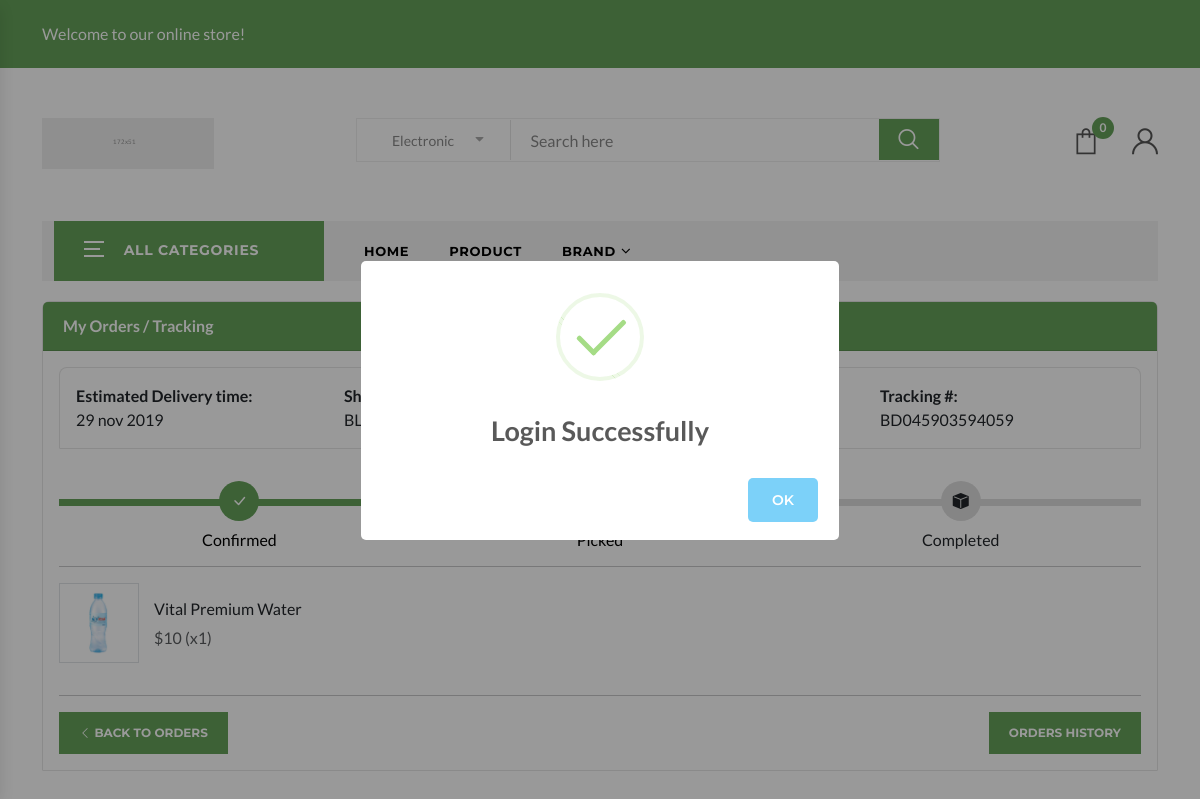
The app's page /order-tracking.php (signed in) with its own data.
### tables this page shows
CREATE TABLE `orders` (
  `id` bigint(20) UNSIGNED NOT NULL,
  `order_number` int(255) NOT NULL,
  `user_id` bigint(20) UNSIGNED NOT NULL,
  `phone` varchar(12) NOT NULL,
  `address` varchar(255) NOT NULL,
  `total_price` varchar(20) NOT NULL,
  `status` int(20) DEFAULT 10,
  `created_at` timestamp NOT NULL DEFAULT current_timestamp(),
  `update_at` timestamp NOT NULL DEFAULT current_timestamp() ON UPDATE current_timestamp()
);

CREATE TABLE `order_items` (
  `id` bigint(20) UNSIGNED NOT NULL,
  `order_id` bigint(20) UNSIGNED NOT NULL,
  `product_id` bigint(20) UNSIGNED NOT NULL,
  `product_qty` int(10) DEFAULT NULL,
  `price` varchar(20) DEFAULT NULL,
  `date` timestamp NOT NULL DEFAULT current_timestamp()
);

CREATE TABLE `products` (
  `id` bigint(20) UNSIGNED NOT NULL,
  `product_Name` varchar(255) NOT NULL,
  `product_Img` varchar(255) DEFAULT NULL,
  `productDetail` varchar(255) DEFAULT NULL,
  `category_ID` bigint(20) UNSIGNED NOT NULL,
  `brand_id` bigint(20) UNSIGNED DEFAULT NULL,
  `product_Price` varchar(20) NOT NULL,
  `product_Stock` int(20) NOT NULL,
  `date` timestamp NOT NULL DEFAULT current_timestamp() ON UPDATE current_timestamp()
);

### frontend/function/function.php (called while the page is built, shortened)
<?php
    include './config/dbconn.php';
    function getOrder(){
        global $conn;
        $cusID = $_SESSION['auth']['cus_id'];
        $queryGet = "SELECT *
        FROM orders WHERE user_id = '$cusID' AND status IN (10, 15, 20)";
        return mysqli_query($conn, $queryGet);
    }
    function getOrderItem($orderId){
        global $conn;
        $queryGet = "SELECT products.*, order_items.*, orders.status
        FROM ((order_items
                  LEFT JOIN orders ON orders.id = order_items.order_id)
                  LEFT JOIN products ON products.id = order_items.product_id)
        WHERE orders.id = order_items.order_id AND order_items.order_id = '$orderId'";
        return mysqli_query($conn, $queryGet);
    }
?>

### order-tracking.php (the view, shortened to what this page needs)
<?php include './include/header.php'; ?>
<div class="container">
    <article class="card">
        <header class="card-header"> My Orders / Tracking </header>
        <div class="card-body">
            <?php
            $orders = getOrder();
            foreach($orders as $order){
                ?>
            <div class="card-main">
                <article class="card">
                    <div class="card-body row">
                        <div class="col"> <strong>Estimated Delivery time:</strong> <br>29 nov 2019 </div>
                        <div class="col"> <strong>Shipping BY:</strong> <br> BLUEDART, | <i class="bi bi-telephone-fill"></i> +1598675986 </div>
                        <?php
                        if($order['status'] == 10){
                            ?>
                                <div class="col"> <strong>Status:</strong> <br><span class="text-success">in Process</span></div>
                            <?php
                        }
                        elseif($order['status'] == 15){
                            ?>
                                <div class="col"> <strong>Status:</strong> <br><span class="text-success">Confirmed</span></div>
                            <?php
                        }
                        elseif($order['status'] == 20){
                            ?>
                                <div class="col"> <strong>Status:</strong> <br><span class="text-success">Picked</span></div>
                            <?php
                        }
                        elseif($order['status'] == 25){
                            ?>
                                <div class="col"> <strong>Status:</strong> <br><span class="text-success">Completed</span></div>
                            <?php
                        }
                        else{
                            ?>
                                <div class="col"> <strong>Status:</strong> <br><span class="text-danger">Cancel</span></div>
                            <?php
                        }
                        ?>
                        <div class="col"> <strong>Tracking #:</strong> <br> BD045903594059 </div>
                    </div>
                </article>
                <?php
                if($order['status'] == 10){
                    ?>
                    <div class="track">
                        <div class="step "> <span class="icon"> <i class="bi bi-check-lg"></i> </span> <span class="text">Confirmed</span> </div>
                        <div class="step "> <span class="icon"> <i class="bi bi-person-fill"></i> </span> <span class="text">Picked</span> </div>
                        <div class="step"> <span class="icon"> <i class="bi bi-box-fill"></i> </span> <span class="text">Completed</span> </div>
                    </div>
                    <?php
                }
                elseif($order['status'] == 20){
                    ?>
                    <div class="track">
                        <div class="step active "> <span class="icon"> <i class="bi bi-check-lg"></i> </span> <span class="text">Confirmed</span> </div>
                        <div class="step active "> <span class="icon"> <i class="bi bi-person-fill"></i> </span> <span class="text">Picked</span> </div>
                        <div class="step"> <span class="icon"> <i class="bi bi-box-fill"></i> </span> <span class="text">Completed</span> </div>
                    </div>
                    <?php
                }
                ?>
                <hr>
                <ul class="row">
                    <?php
                    $orderId = $order['id'];
                    $items = getOrderItem($orderId);
                    foreach($items as $item){
                        ?>
                        <li class="col-md-4">
                            <figure class="itemside mb-3">
                                <div class="aside"><img src="./uploads/<?= $item['product_Img'] ?>" class="img-sm border"></div>
                                <figcaption class="info align-self-center">
                                    <p class="title"><?= $item['product_Name'] ?></p> <span class="text-muted">$<?= $item['price'] ?> (x<?= $item['product_qty'] ?>)</span>
                                </figcaption>
                            </figure>
                        </li>
                        <?php
                    }
                    ?>
                </ul>
            </div>
            <hr>
            <?php
            }
            ?>
            <div class="d-flex justify-content-between">
                <a href="./products.php"><button><i class="bi bi-chevron-left"></i> Back to orders</button></a>
                <a href="./history.php"><button>Orders History</button></a>
            </div>
        </div>
    </article>
</div>
<?php include './include/script.php'; ?>

### records on screen
orders: status 20 (drawn)
order_items: product.product_Img (picture), product.product_Name "Vital Premium Water", price "10", product_qty "1"

### other values on screen
$countitem "0"
